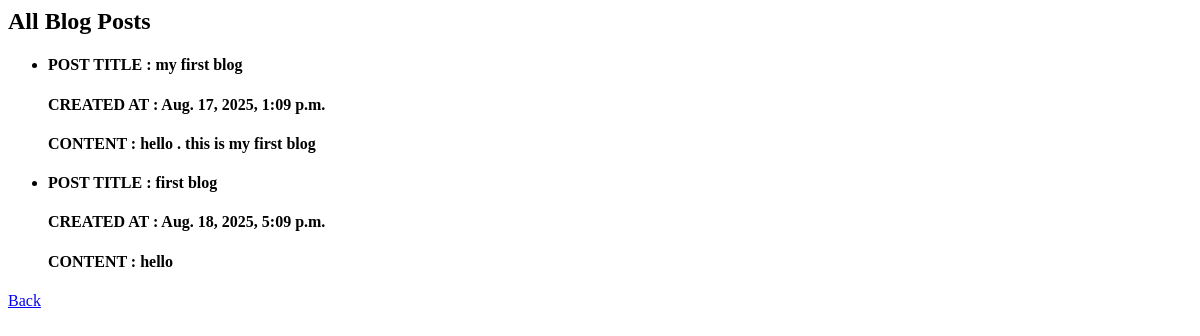
The page /list/ on the database as committed earlier.
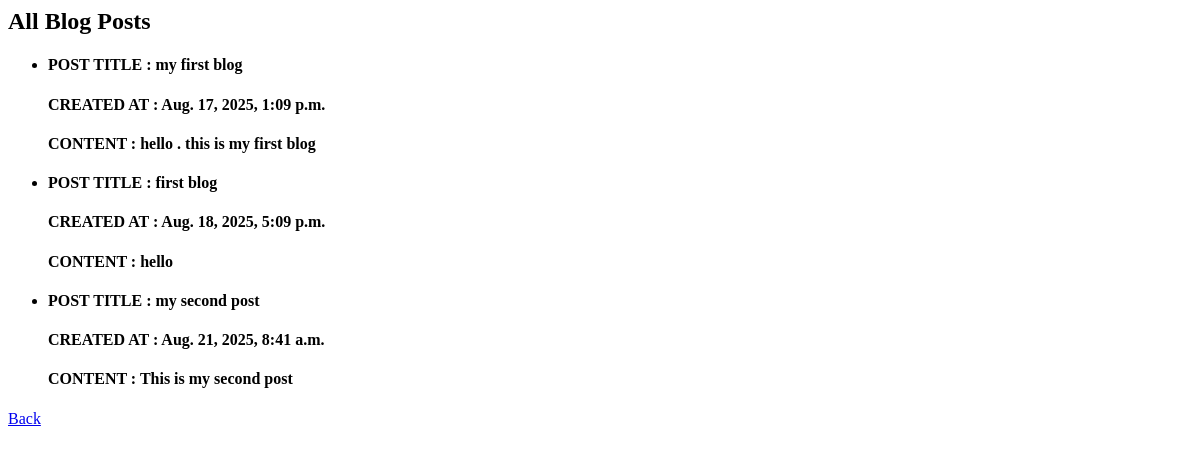
The same page on the database as committed later.
### posts/models.py (models this page shows)
class Create_Post(models.Model):
    title=models.CharField(max_length=100,null=True)
    content=models.TextField(max_length=100,null=True)
    created_at=models.DateTimeField(auto_now_add=True)

### posts/views.py (the view)
# urls.py: path("list/",views.post_list,name="post_list"),
def post_list(request):
    posts=Create_Post.objects.all()
    return render(request, 'post_list.html',{'posts':posts})

### posts/templates/post_list.html (shortened to what this page needs)
<html>
    <head>
    </head>
    <body>
        <h2>All Blog Posts</h2>
<ul>
    {% for post in posts %}
    <li>
        <h4>POST TITLE : {{ post.title }} </h4>
        <h4>CREATED AT : {{ post.created_at }}</h4>
        <h4>CONTENT : {{ post.content }} </h4>
        </li>
        {% empty %}
        <p>No posts available.</p>
        {% endfor %}
        </ul>
        <a href="{% url 'post_create' %}">Back</a>
    </body>
</html>

Rows that differ between the two databases and show on the page:
added Create_Post: title "my second post", created_at "Aug. 21, 2025, 8:41 a.m.", content "This is my second post"
